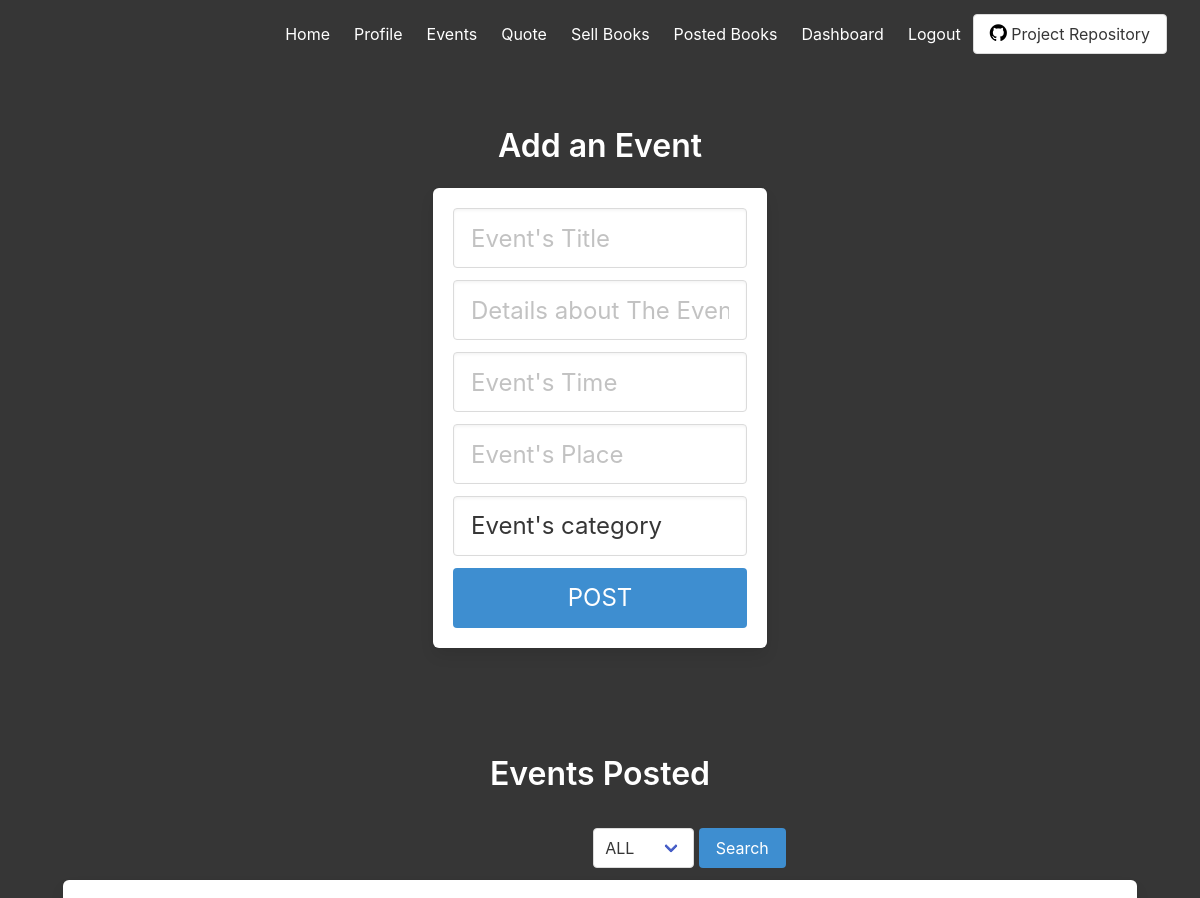
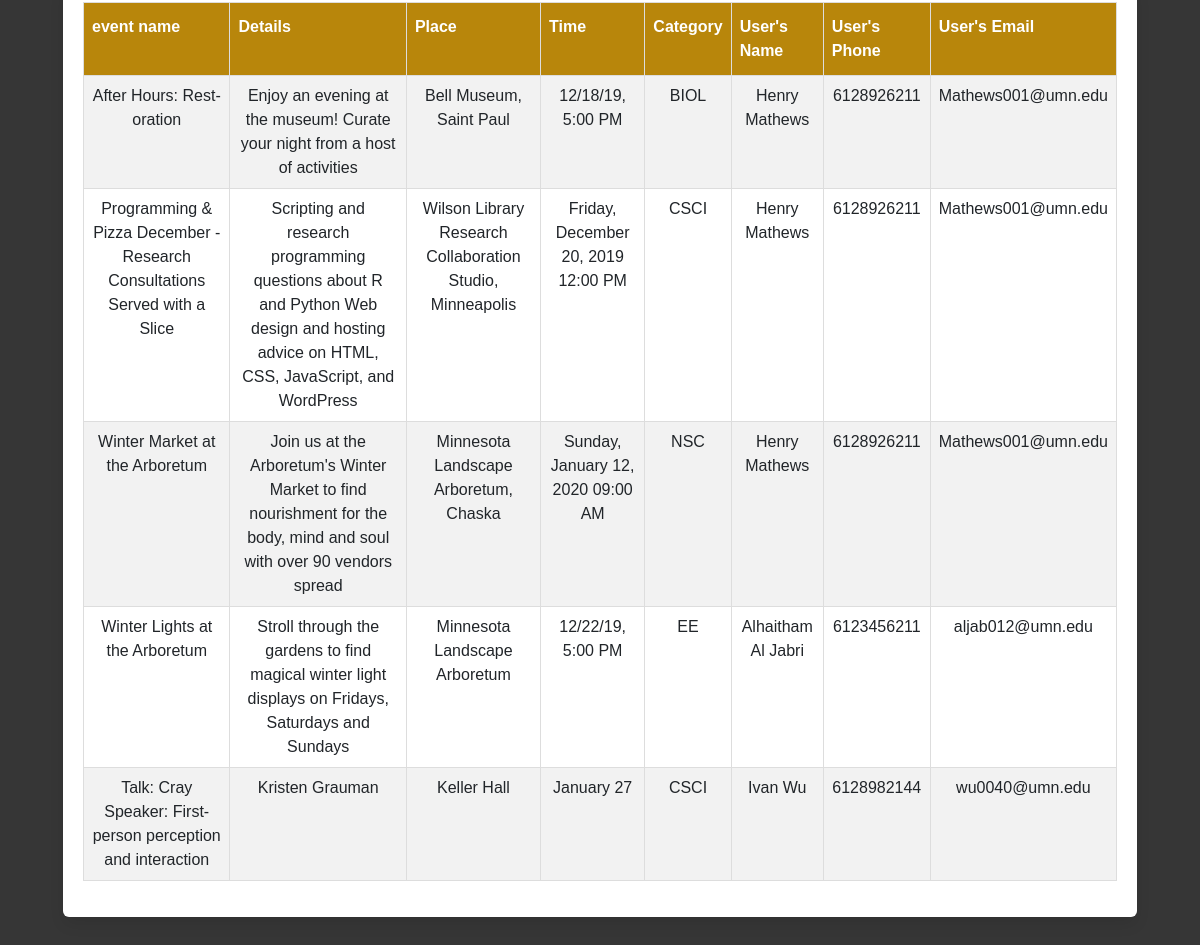
The page /event (signed in) on the database its author committed (2 pictures, top to bottom).
### models.py (models this page shows, shortened)
class Event(db.Model):
    id = db.Column(db.Integer, primary_key=True)
    event_name = db.Column(db.String(80), nullable=False)
    owner_id = db.Column(db.Integer, db.ForeignKey('user.id'), nullable=False)
    owner = db.relationship('User', backref=db.backref('events', lazy=True))
    details =  db.Column(db.String(80), nullable=False)
    time = db.Column(db.String(80), nullable=False)
    place = db.Column(db.String(80), nullable=False)
    category_id = db.Column(db.Integer, db.ForeignKey('category.id'), nullable=False)
    category = db.relationship('Category', backref=db.backref('events', lazy=True))

class Category(db.Model):
    id = db.Column(db.Integer, primary_key=True)
    name = db.Column(db.String(50), nullable=False)

class User(UserMixin, db.Model):
    id = db.Column(db.Integer, primary_key=True) # primary keys are required by SQLAlchemy
    email = db.Column(db.String(100), unique=True,nullable=False)
    password = db.Column(db.String(100))
    name = db.Column(db.String(1000),nullable=False)
    telephone = db.Column(db.Integer,nullable=False)

### main.py (the view)
@main.route('/event')
@login_required
def event():
    events = db.session.execute('select * from event').fetchall()
    category = db.session.execute('select * from category').fetchall()
    users = db.session.execute('select * from user').fetchall()
    return render_template('event.html', events=events, category=category, users=users)

### __init__.py (called while the page is built)
def create_app():
    app = Flask(__name__, static_url_path='/static')
    app.config['SECRET_KEY'] = '9OLWxND4o83j4K4iuopO'
    app.config['SQLALCHEMY_DATABASE_URI'] = 'sqlite:///db.sqlite'
    app.config['SQLALCHEMY_TRACK_MODIFICATIONS'] = False
    bootstrap = Bootstrap(app)
    db.init_app(app)
    with app.app_context():
        db.create_all()
    login_manager = LoginManager()
    login_manager.login_view = 'main.login'
    login_manager.init_app(app)
    from .models import User
    @login_manager.user_loader
    def load_user(user_id):
        return User.query.get(int(user_id))
    from .main import main as main_blueprint
    app.register_blueprint(main_blueprint)
    return app

### templates/event.html (shortened to what this page needs)
{% extends "base.html" %}
{% block content %}
<div class="column is-4 is-offset-4">
    <h3 class="title">Add an Event</h3>
    <div class="box">
        <form method="POST" action="/event">
            <div class="field">
                <div class="control">
                    <input class="input is-large" type="text" name="title" placeholder="Event's Title" autofocus="">
                </div>
            </div>
            <div class="field">
                <div class="control">
                    <input class="input is-large" type="text" name="details" placeholder="Details about The Event" autofocus="">
                </div>
            </div>
            <div class="field">
                <div class="control">
                    <input class="input is-large" type="text" name="time" placeholder="Event's Time" autofocus="">
                </div>
            </div>
            <div class="field">
                <div class="control">
                    <input class="input is-large" type="text" name="place" placeholder="Event's Place" autofocus="">
                </div>
            </div>
            <div class="field">
                <div class="control">
                    <select class="input is-large" name="category_id" >
                        <option value="0">Event's category</option>
                    </select>
                </div>
            </div>
            <button class="button is-block is-info is-large is-fullwidth">POST</button>
        </form>
    </div>
</div>
<h3 class="title"> Events Posted</h3>
<div class="column is-4 is-offset-5">
    <form action="/SelectEvent">
        <div class="control">
            <div class="select">
                <select name="selected_event">
                    <option value="0">ALL</option>
                </select>
            </div>
            <button class="button is-info">Search</button>
        </div>
    </form>
</div>
<div >
    <div class="box">
        <table class="table" id="bookTable">
            <tr>
                <th>event name</th>
                <th>Details</th>
                <th>Place</th>
                <th>Time</th>
                <th>Category</th>
                <th>User's Name</th>
                <th>User's Phone</th>
                <th>User's Email</th>
            </tr>
            {% for event in events %}
            <tr>
                <td>{{ event.event_name }} </td>
                <td>{{ event.details }}</td>
                <td>{{ event.place }} </td>
                <td>{{ event.time }} </td>
                {% for major in category %}
                    {% if major.id == event.category_id %}
                        <td>{{ major.name }} </td>
                    {% endif %}
                {% endfor %}
                {% for user in users %}
                    {% if user.id == event.owner_id %}
                        <td>{{ user.name }} </td>
                        <td>{{ user.telephone }} </td>
                        <td>{{ user.email }} </td>
                    {% endif %}
                {% endfor %}
            </tr>
            {% endfor %}
        </table>
    </div>
</div>
{% endblock %}

### templates/base.html (style rules this page uses)
#bookTable { font-family: "Trebuchet MS", Arial, Helvetica, sans-serif; border-collapse: collapse; width: 100%; }
#bookTable td, #bookTable th { border: 1px solid #ddd; padding: 8px; }
#bookTable th { padding-top: 12px; padding-bottom: 12px; text-align: left; background-color: darkgoldenrod; color: white; }
#bookTable tr:nth-child(even) { background-color: #f2f2f2; }

### rows shown on the page
Event: event_name "After Hours: Rest-oration", details "Enjoy an evening at the museum! Curate your night from a host of activities", place "Bell Museum, Saint Paul", time "12/18/19, 5:00 PM"
Category: name "BIOL"
User: name "Henry Mathews", telephone "6128926211", email "Mathews001@umn.edu"
Event: event_name "Programming & Pizza December - Research Consultations Served with a Slice", details "Scripting and research programming questions about R and Python Web design and hosting advice on HTML, CSS, JavaScript, and WordPress", place "Wilson Library Research Collaboration Studio, Minneapolis", time "Friday, December 20, 2019 12:00 PM"
Category: name "CSCI"
Event: event_name "Winter Market at the Arboretum", details "Join us at the Arboretum's Winter Market to find nourishment for the body, mind and soul with over 90 vendors spread", place "Minnesota Landscape Arboretum, Chaska", time "Sunday, January 12, 2020 09:00 AM"
Category: name "NSC"
Event: event_name "Winter Lights at the Arboretum", details "Stroll through the gardens to find magical winter light displays on Fridays, Saturdays and Sundays", place "Minnesota Landscape Arboretum", time "12/22/19, 5:00 PM"
Category: name "EE"
User: name "Alhaitham Al Jabri", telephone "6123456211", email "aljab012@umn.edu"
Event: event_name "Talk: Cray Speaker: First-person perception and interaction", details "Kristen Grauman", place "Keller Hall", time "January 27"
User: name "Ivan Wu", telephone "6128982144", email "wu0040@umn.edu"
